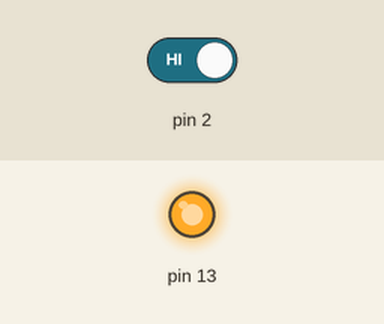
This sketch was run on a simulated Arduino Uno, built with avr-gcc and run on an emulated ATmega328P. Parts: output pins drawn as LEDs (lit = HIGH). The test bench sets the inputs (shaded band); at power-on: pin 2 HIGH.

Above: at 1.2 s.
1.3 s: pin 2 driven LOW
At 1.7 s:
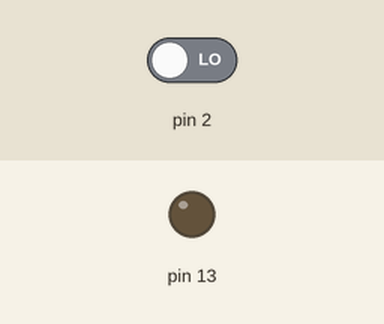
2.8 s: pin 2 driven HIGH
At 4.0 s:
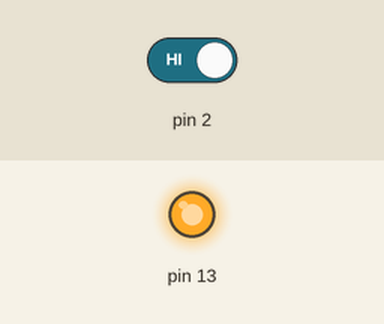
Timing chart, 0 to 5.8 s (numbered marks = the images above; inputs shaded):
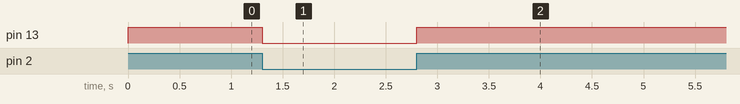

The sketch:

ido_weinstock_1_introduction_to_working_with_inputs1.ino
```cpp
void setup()
{
  DDRD &= ~0b00000100; // configure pin 2 INPUT
  DDRB |= 0b00100000; // configure pin 13 OUTPUT
}


void loop()
{
  unsigned char isPressed;
  isPressed = PIND & 0b00000100;
  if (isPressed == 0)
    PORTB &= ~0b00100000; // Turn ON LED
  else
        PORTB |= 0b00100000; // Turn OFF LED
}
```

Measured:
- after the input at 1.3 s, pin 13: HIGH → LOW at once
- after the input at 2.8 s, pin 13: LOW → HIGH at once
